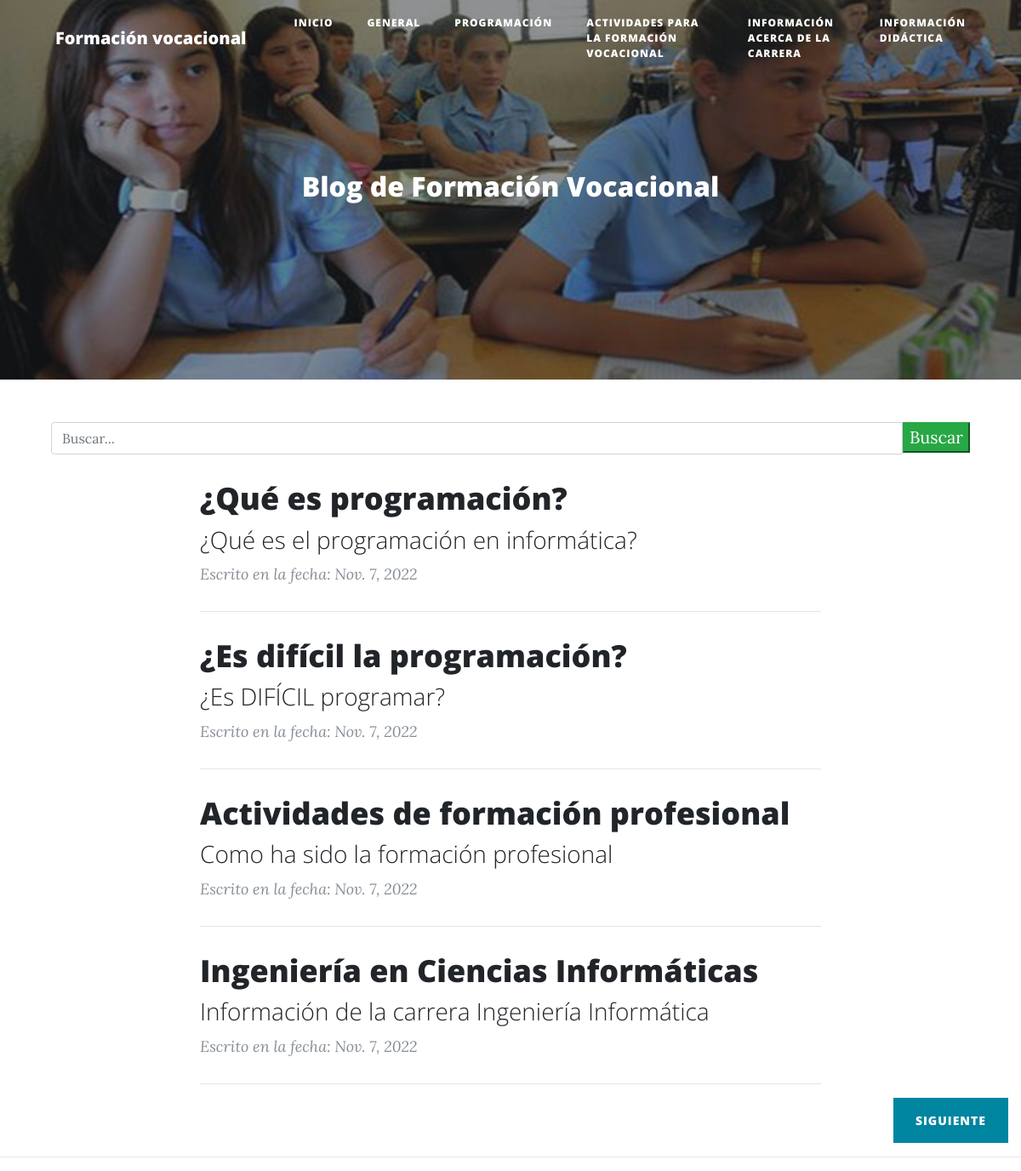
The page / on the database its author committed.
### aplicaciones/blog/models.py (models this page shows, shortened)
class Post(models.Model):
    id = models.AutoField(primary_key=True)
    titulo = models.CharField(max_length=90, blank=False, null=False, verbose_name='Titulo')
    slug = models.CharField(max_length=100, blank=False, null=False, verbose_name='Slugs')
    descripcion = models.CharField(max_length=100, blank=False, null=False, verbose_name='Descripción')
    contenido = RichTextField(verbose_name='Contenido')
    imagen = models.URLField(max_length=9999999 ,blank=False, null=False)
    autor = models.ForeignKey(Autor, on_delete=models.CASCADE)
    categoria = models.ForeignKey(Categoria, on_delete=models.CASCADE)
    estado = models.BooleanField(default=True ,verbose_name='Publicado/No Publicado')
    fecha_creacion = models.DateField(auto_now=False, auto_now_add=True, verbose_name='Fecha de creación')
    class Meta:
        verbose_name = 'Post'
        verbose_name_plural = 'Posts'

### aplicaciones/blog/views.py (the view)
# urls.py: path('', home, name='index'),
def home(request):
    queryset = request.GET.get("buscar")
    print(queryset)
    posts = Post.objects.filter(estado=True)
    if queryset:
        posts = Post.objects.filter(
            Q(titulo__icontains=queryset) |
            Q(descripcion__icontains=queryset)
        ).distinct()
    paginator = Paginator(posts, 4)
    page = request.GET.get('page')
    posts = paginator.get_page(page)
    return render(request, 'index.html', {'posts': posts})

### Templates/index.html (shortened to what this page needs)
{% load staticfiles %}
<!DOCTYPE html>
<html lang="es">
<head>
    <link href="{% static 'vendor/bootstrap/css/bootstrap.min.css' %}" rel="stylesheet">
    <link href="{% static 'vendor/fontawesome-free/css/all.min.css' %}" rel="stylesheet" type="text/css">
    <link href="{% static 'css/clean-blog.min.css' %}" rel="stylesheet">
</head>
<body>
<nav class="navbar navbar-expand-lg navbar-light fixed-top" id="mainNav">
    <div class="container">
        <a class="navbar-brand" href="{% url 'blog:index' %}">Formación vocacional</a>
        <div class="collapse navbar-collapse" id="navbarResponsive">
            <ul class="navbar-nav ml-auto">
                <li class="nav-item">
                    <a class="nav-link" href="{% url 'blog:index' %}">Inicio</a>
                </li>
                <li class="nav-item">
                    <a class="nav-link" href="{% url 'blog:generales' %}">General</a>
                </li>
                <li class="nav-item">
                    <a class="nav-link" href="{% url 'blog:programacion' %}">Programación</a>
                </li>
                <li class="nav-item">
                    <a class="nav-link" href="{% url 'blog:actividades_formacion' %}">Actividades para la Formación Vocacional</a>
                </li>
                <li class="nav-item">
                    <a class="nav-link" href="{% url 'blog:info_carrera' %}">Información acerca de la carrera</a>
                </li>
                <li class="nav-item">
                    <a class="nav-link" href="{% url 'blog:informacion_didactica' %}">Información Didáctica</a>
                </li>
            </ul>
        </div>
    </div>
</nav>
<header class="masthead"
        style="background-image: url({% block imagen %}{% static 'img/home-bg.jpg' %}{% endblock imagen %})">
    <div class="overlay"></div>
    <div class="container">
        <div class="row">
            <div class="col-lg-8 col-md-10 mx-auto">
                <div class="site-heading">
                    <h2>{% block titulo_principal %}Blog de Formación Vocacional{% endblock titulo_principal %}</h2>
                </div>
            </div>
        </div>
    </div>
</header>
{% block barra_busqueda %}
    <div class="container">
        <div class="row">
            <div class="col-md-12 search">
                <form method="get">
                    <div id="custom-search-input">
                        <div class="input-group col-md-12">
                            <input type="text" class="form-control" placeholder="Buscar..." id="name" name="buscar"
                                   value="{{ request.GET.buscar }}">
                            <span class="input-group-list">
                                <button type="submit" class="button btn-success">Buscar</button>
                            </span>
                        </div>
                    </div>
                </form>
            </div>
        </div>
    </div>
{% endblock barra_busqueda %}
<div class="container">
    <div class="row">
        <div class="col-lg-8 col-md-10 mx-auto">
            {% block contenido %}
                {% if posts %}
                    {% for post in posts %}
                        <div class="post-preview">
                            <a href="{% url 'blog:detalle_post' post.slug %}">
                                <h2 class="post-title">
                                    {{ post.titulo }}
                                </h2>
                                <h3 class="post-subtitle">
                                    {{ post.descripcion }}
                                </h3>
                            </a>
                            <p class="post-meta">Escrito en la fecha: {{ post.fecha_creacion }}</p>
                        </div>
                        <hr>
                    {% endfor %}
                {% else %}
                    <h2>No existe Post registrados</h2>
                {% endif %}
            {% endblock contenido %}
        </div>
    </div>
</div>
<div class="row">
    <div class="col-md-12 col-md-12 col-md-12 col-md-12">
        <div class="col-md-6 col-sm-6 col-lg-6 col-xs-6 float-right">
            {% if posts.has_next %}
                <div class="clearfix">
                <a href="?page={{ posts.next_page_number }}{% if request.GET.search %}&q={{ request.GET.search }}{% endif %}" class="btn btn-primary float-right">Siguiente</a>
                </div>
            {% endif %}
        </div>
    </div>
</div>
<hr>
</body>
</html>

### rows shown on the page
Post: titulo "¿Qué es programación?", descripcion "¿Qué es el programación en informática?", fecha_creacion "Nov. 7, 2022"
Post: titulo "¿Es difícil la programación?", descripcion "¿Es DIFÍCIL programar?", fecha_creacion "Nov. 7, 2022"
Post: titulo "Actividades de formación profesional", descripcion "Como ha sido la formación profesional", fecha_creacion "Nov. 7, 2022"
Post: titulo "Ingeniería en Ciencias Informáticas", descripcion "Información de la carrera Ingeniería Informática", fecha_creacion "Nov. 7, 2022"
